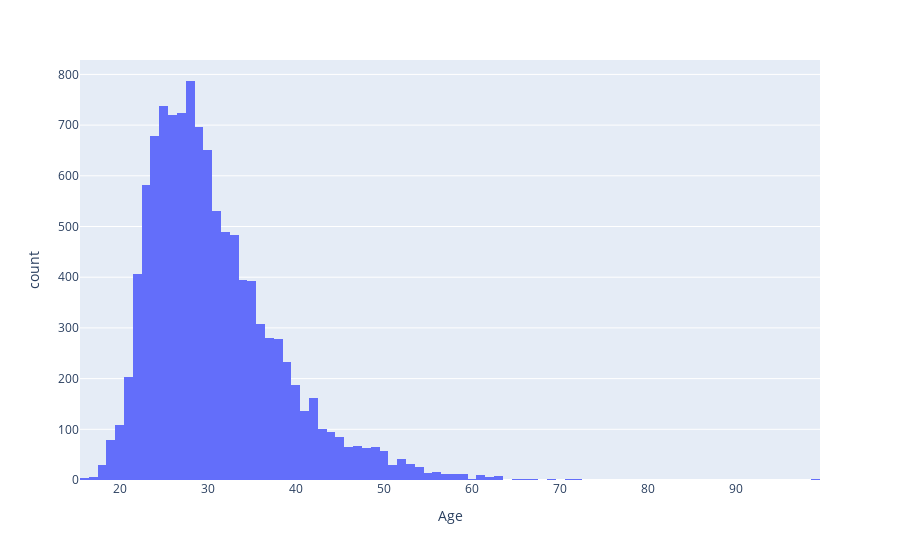

This figure's notebook cell:
### Markdown cell above
Plot a histogram of `ConvertedComp.`

### Code cell
# your code goes here
QUERY = """
SELECT *
FROM master

"""
df = pd.read_sql_query(QUERY,conn)

fig = px.histogram(df, x="Age") 
fig.show()

### Figure 1 — Plotly figure (JSON) as saved in the notebook; plotly's stock layout.template omitted (floating-point values rounded to 4 significant figures; data arrays with more than 128 entries replaced by an {"elided": "..."} marker saying what was removed)
{"data": [{"alignmentgroup": "True", "bingroup": "x", "hovertemplate": "Age=%{x}<br>count=%{y}<extra></extra>", "legendgroup": "", "marker": {"color": "#636efa", "pattern": {"shape": ""}}, "name": "", "offsetgroup": "", "orientation": "v", "showlegend": false, "type": "histogram", "x": {"elided": "11398 int values"}, "xaxis": "x", "yaxis": "y"}], "layout": {"barmode": "relative", "legend": {"tracegroupgap": 0}, "margin": {"t": 60}, "xaxis": {"anchor": "y", "domain": [0, 1], "title": {"text": "Age"}}, "yaxis": {"anchor": "x", "domain": [0, 1], "title": {"text": "count"}}}}
